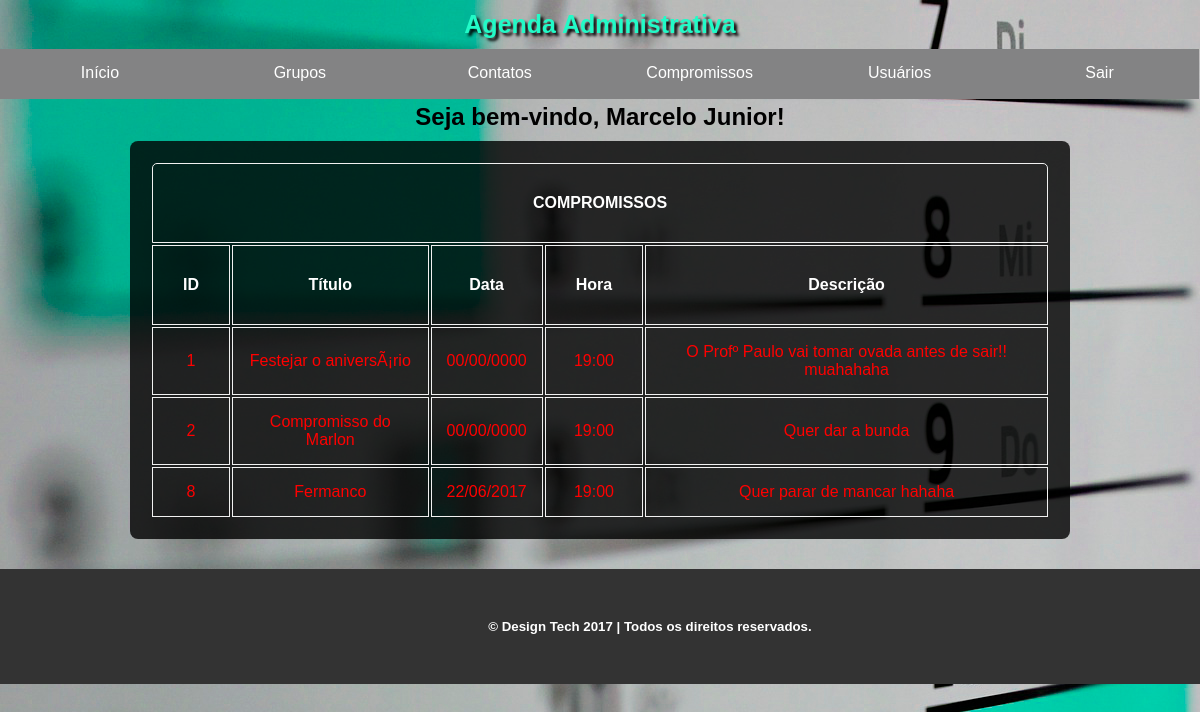
The app's page /painel.php?P=home&a=home (signed in) with its own data.
### tables this page shows
CREATE TABLE IF NOT EXISTS `compromissos` (
  `id` int(11) NOT NULL AUTO_INCREMENT,
  `titulo` varchar(255) NOT NULL,
  `data` date NOT NULL,
  `hora` time NOT NULL,
  `compromisso` text NOT NULL,
  PRIMARY KEY (`id`)
);

### modulos/home/home.php (the view, shortened to what this page needs)
<!DOCTYPE html>
<html>
<head>
</head>
<body>
	<h2 style="text-align: center; margin-bottom: 10px;">
		<?= 'Seja bem-vindo, ' . $_SESSION['nome'] . '!'; ?>
	</h2>
	<div class="conteudo">
		<table width="100%">
			<tr>
				<th colspan="6" style="border: 1px solid #f1f1f1; border-radius: 5px 5px 0 0; padding: 30px;">COMPROMISSOS</th>
			</tr>
			<tr>
				<th style="border: 1px solid #f1f1f1; padding: 30px;">ID</th>
				<th style="border: 1px solid #f1f1f1; padding: 30px;">Título</th>
				<th style="border: 1px solid #f1f1f1; padding: 30px;">Data</th>
				<th style="border: 1px solid #f1f1f1; padding: 30px;">Hora</th>
				<th style="border: 1px solid #f1f1f1; padding: 30px;">Descrição</th>
			</tr>
			<?php
				$sql = "SELECT *, DATE_FORMAT(data, '%d/%m/%Y') AS df, DATE_FORMAT(hora, '%H:%i') AS hf  FROM compromissos ORDER BY id";
				$result = mysqli_query($conexao, $sql);
				if(mysqli_num_rows($result) == 0){
			?>
				<tr>
					<th colspan="8" style="border: 1px solid #f1f1f1; padding: 30px;">Nenhum registro encontrado.</th>
				</tr>
				<?php
				}else {
				while ($dados = mysqli_fetch_assoc($result)){
				$dtAtual = date("Y-m-d");
				$dtCompromisso = $dados['data'];
				if ($dtAtual < $dtCompromisso) {
					$cor = '#0f0';
				}else if ($dtAtual > $dtCompromisso) {
					$cor = '#f00';
				}else {
					$cor = 'yellow';
				}
				?>
					<tr style="color: <?=$cor?>">
						<td style="border: 1px solid #f1f1f1; padding: 15px;"><?= $dados['id']?></td>
						<td style="border: 1px solid #f1f1f1; padding: 15px;"><?= $dados['titulo']?></td>
						<td style="border: 1px solid #f1f1f1; padding: 15px;"><?= $dados['df']?></td>
						<td style="border: 1px solid #f1f1f1; padding: 15px;"><?= $dados['hf']?></td>
						<td style="border: 1px solid #f1f1f1; padding: 15px;"><?= $dados['compromisso']?></td>
					</tr>
				<?php
					};
				}
				?>
		</table>
	</div>
</body>
</html>

### css/padrao.css (style rules this page uses)
* { font-family:Verdana, Geneva, sans-serif; padding:0; margin:0; }
.conteudo { background-color: rgba(0,0,0,0.8); width: 75%; margin: auto; border-radius: 8px; color: #fff; text-align: center; padding: 20px; }

### records on screen
compromissos: id "1", titulo "Festejar o aniversÃ¡rio", df "00/00/0000", hf "19:00", compromisso "O Profº Paulo vai tomar ovada antes de sair!! muahahaha"
compromissos: id "2", titulo "Compromisso do Marlon", df "00/00/0000", hf "19:00", compromisso "Quer dar a bunda"
compromissos: id "8", titulo "Fermanco", df "22/06/2017", hf "19:00", compromisso "Quer parar de mancar hahaha"

### other values on screen
$_SESSION['nome'] "Marcelo Junior"
